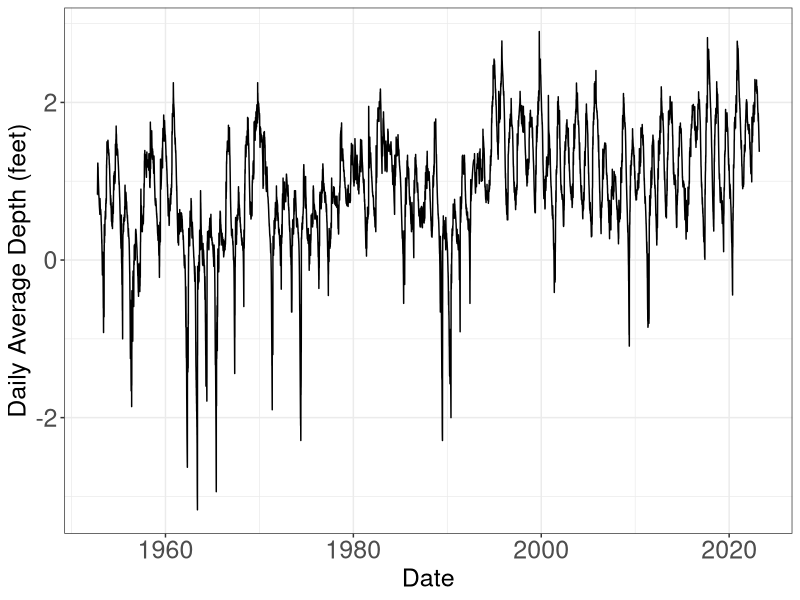
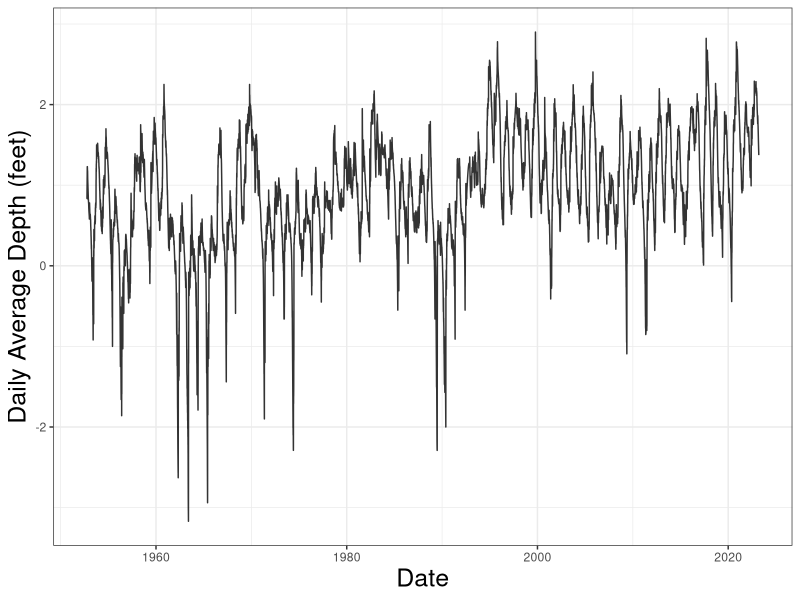
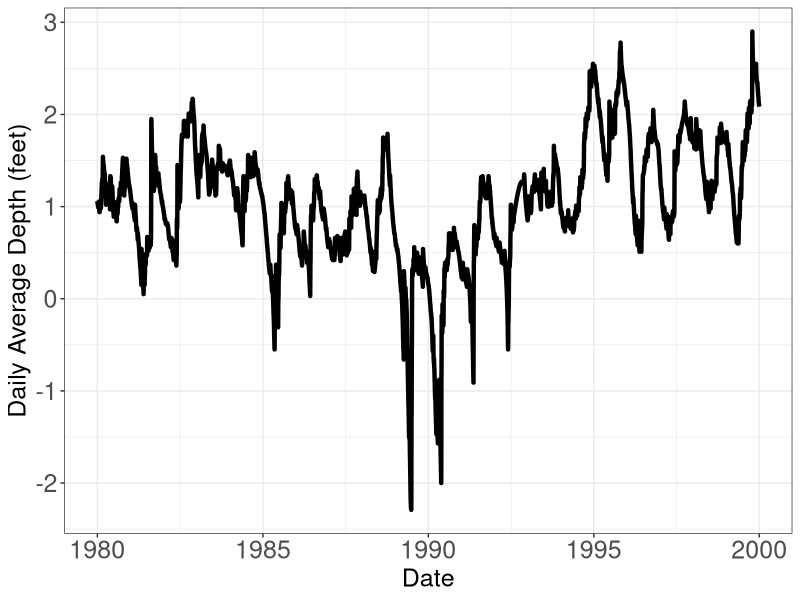
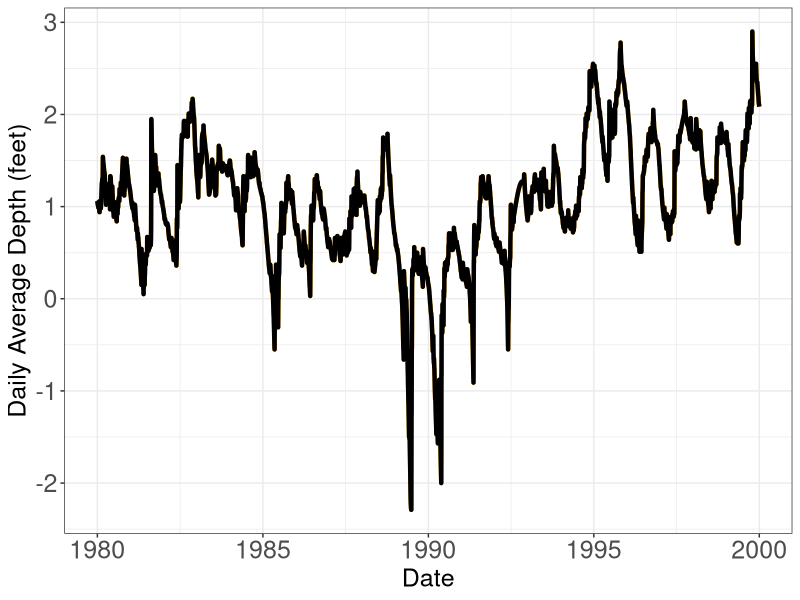
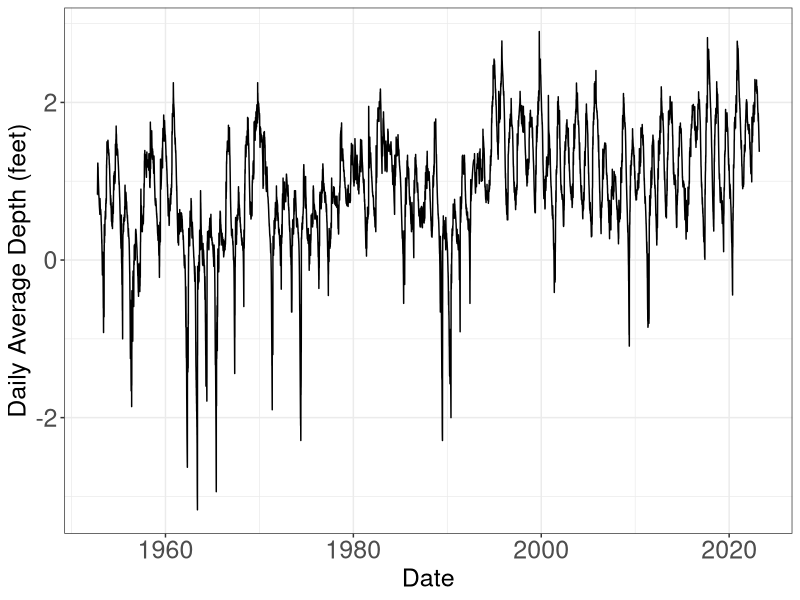
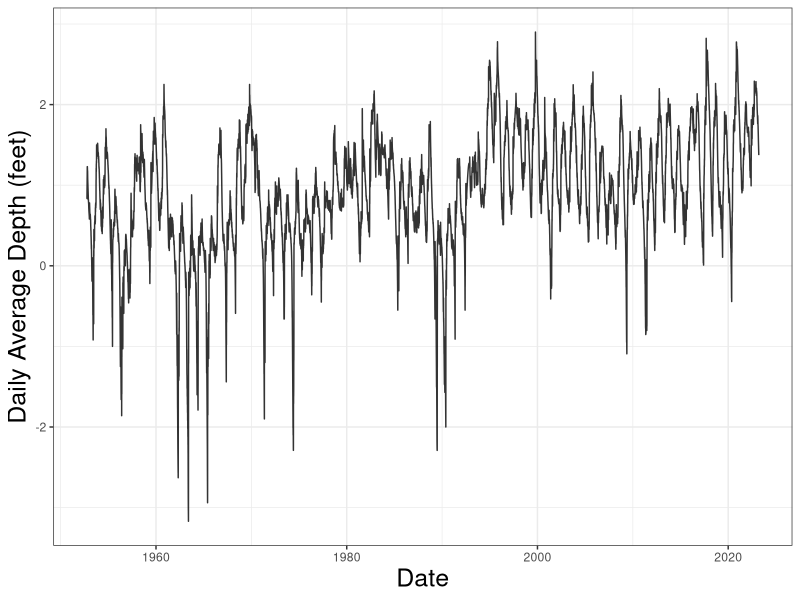
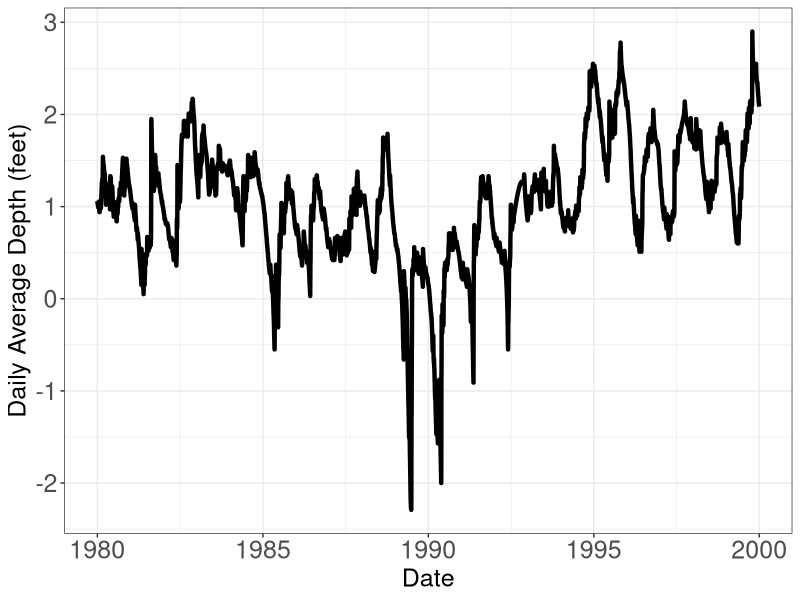
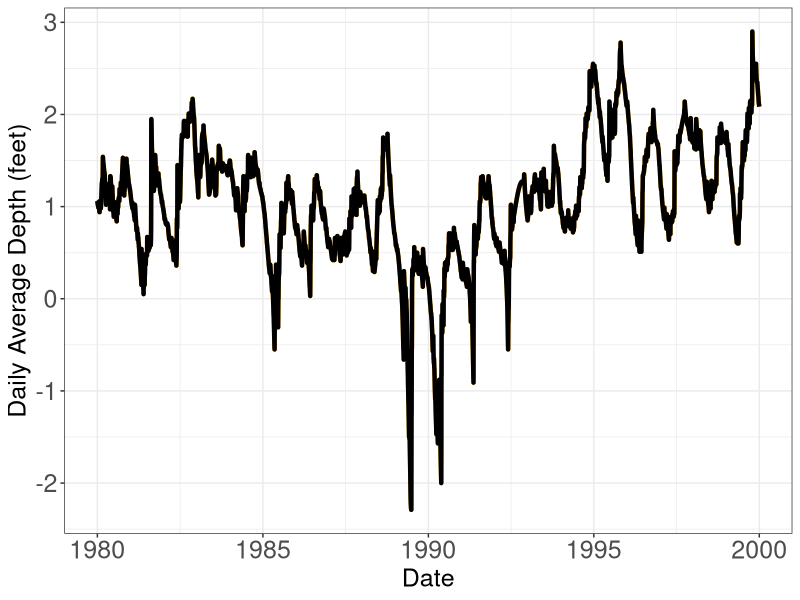

The R source for these figures, in order:
library(tidyverse)
library(forecast)

theme_set(theme_bw())

P33 = read_csv("Data/P33.csv")

# P33 --------------------------------------------------------------------------
P33_raw = P33 %>% 
  ggplot(aes(x = date, y = Depth)) +
  geom_line() + 
  labs(x = "Date", y = "Daily Average Depth (feet)") +
  theme(axis.title=element_text(size=18), # Text size 
        axis.text=element_text(size=18))

P33_raw

ggsave(P33_raw,
       filename = "Deliverables/Written Component/Figures/P33_Time_Series.png",
       scale = 2,
       width = 2000,
       height = 1000,
       units = 'px')

# Missingness ------------------------------------------------------------------
Max_Data <- tibble(date = seq(from = as.Date(min(P33$date)), 
                                  to = as.Date(max(P33$date)), by = "1 day"))
P33_complete <- P33 %>%
  full_join(Max_Data, by = c("date"))

miss_dates <- P33_complete %>%
  filter(is.na(Depth)) %>%
  select(date)

miss_dates <- c(miss_dates$date)

P33_missingness = P33_complete %>%
  ggplot(aes(x = date, y = Depth)) +
  geom_vline(xintercept = miss_dates, color = '#FF9191') +
  geom_line(linewidth = 0.5, alpha = 0.8) + 
  labs(x = "Date", y = "Daily Average Depth (feet)") +
  theme(axis.title.x=element_text(size=18), # Text size 
        axis.title.y=element_text(size=18))

P33_missingness

ggsave(P33_missingness,
       filename = "Deliverables/Written Component/Figures/P33_Time_Series_Missingness.png",
       scale = 2,
       width = 2000,
       height = 1000,
       units = 'px')


# Missingness Interpolation -----------------------------------------------

# 1980 to 2000 Focus

P33_1980_2000 = P33 %>% 
  filter(date >= "1980-01-01" & date <= "2000-01-01") %>% 
  ggplot(aes(x = date, y = Depth)) +
  geom_line(lwd = 1.5) + 
  labs(x = "Date", y = "Daily Average Depth (feet)") +
  theme(axis.title=element_text(size=18), # Text size 
        axis.text=element_text(size=18))

P33_1980_2000

ggsave(P33_1980_2000,
       filename = "Deliverables/Written Component/Figures/P33_Time_Series_Missingness_1980_to_2000.png",
       scale = 2,
       width = 2000,
       height = 1000,
       units = 'px')

P33$Depth_Imputed = na.interp(P33$Depth)

P33_1980_2000_imputed = P33 %>% 
  filter(date >= "1980-01-01" & date <= "2000-01-01") %>% 
  ggplot(aes(x = date)) +
  geom_line(aes(y = Depth_Imputed), color = 'orange', lwd = 1.5) +
  geom_line(aes(y = Depth), color = 'black', lwd = 1.5) +
  labs(x = "Date", y = "Daily Average Depth (feet)") +
  theme(axis.title=element_text(size=18), # Text size 
        axis.text=element_text(size=18))

P33_1980_2000_imputed

ggsave(P33_1980_2000_imputed,
       filename = "Deliverables/Written Component/Figures/P33_Time_Series_Missingness_1980_to_2000_Imputed.png",
       scale = 2,
       width = 2000,
       height = 1000,
       units = 'px')

# Graphics depicting activation functions ----------------

x = seq(-3, 3, 0.1)
Linear = x
ReLU = ifelse(x<0, 0, x)
Tanh = tanh(x)
Sigmoid = 1/(1 + exp(-x))

activations = tibble(x, Linear, ReLU, Tanh, Sigmoid) %>%
  pivot_longer(cols = 2:5,
              names_to = "Activation",
              values_to = "Value") %>%
  ggplot(aes(x = x, y = Value)) +
  geom_line() +
  labs(x = "Input", y = "Output") +
  facet_wrap(~Activation, nrow = 1)

ggsave(activations,
      filename = "Deliverables/Written Component/Figures/Activations.png",
      scale = 1,
      width = 1200,
      height = 800,
      units = 'px')
